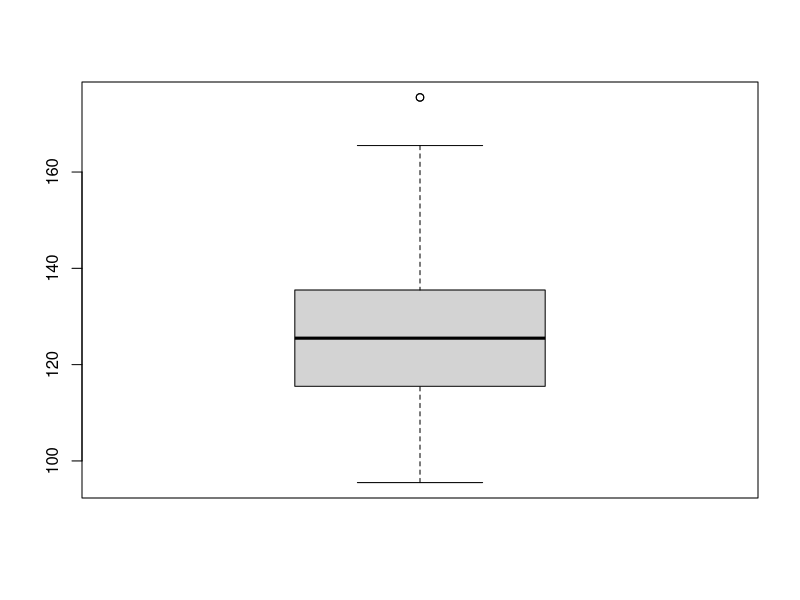

This chart was generated by the following R code:
#Following gives the frequency distribution of systolic blood pressure.
#Compute all measures of dispersion.
#95.5       5
#105.5      8
#115.5      22
#125.5      27
#135.5      17
#145.5      9
#155.5      5
#165.5      5
#175.5      2
#Mean
#Range
#Variance
#Standard deviation
#Difference of each value with mean
#boxplot
#quantile
#summary
dispersion<-function()
{
  bp=c(rep(95.5,5),rep(105.5,8),rep(115.5,22),rep(125.5,27),rep(135.5,17),rep(145.5,9),rep(155.5,5),rep(165.5,5),rep(175.5,2))
  print(mean(bp))
  print(range(bp))
  print(var(bp))
  print(sd(bp))
  print(unique(bp))
  print(unique(mean(bp)-bp))
  print(quantile(bp))
  print(summary(bp))
  out=boxplot(bp)$out
  print(out)
  a=which(bp%in%out)
  print(a)
  print(mode(bp))
}
dispersion()
mode<-function(vec)
{
  t=table(vec)
  n=names(which(t==max(t)))
  return(n)
}